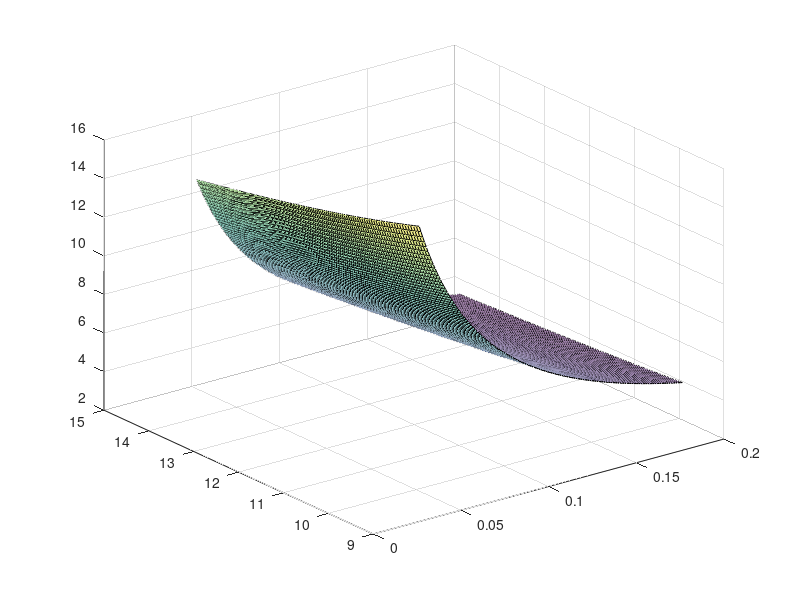

Reproduce this figure in MATLAB. (Note: this script raises an error after producing the figure.)
% ASSUME CENTRE-PERFORATED FUEL GRAIN %

n = 0.5; % regression rate exponent, empirical, Ch.6, pp. 110
PDR = 2:0.01:3.5; % port dia ratio Df/Di, Ch. 7, pp. 134
D_f = 60e-3; % final fuel grain port dia, m
D_i = D_f./PDR; % initial fuel grain port dia, m
L_f = (50:1:200)*1e-3; % fuel length, m
m_f = zeros(100,100); % total fuel mass, kg
p_f = 900; % fuel density, kg m-3
m_o = 1.5; % total oxidiser mass, kg - GUESS
a_o = 1.55E-04; %regression rate coefficient (only in terms of oxidiser mass flux), empirical, Ch.6, pp. 110

for i = 1:length(PDR)  % Loop over each initial diameter D_i(i)
    for j = 1:length(PDR) % Loop over each fuel length L_f(j)
        m_f(i, j) = 1/4 * (L_f(j) * (pi * p_f * (D_f^2 - D_i(i)^2)));
        
    end
end

%m_f = 1/4 * (L_f .* (pi * p_f * (D_f^2 - D_i.^2)));

t_b = (((D_f^(2*n+1) - D_i.^(2*n+1)) .* pi^n) ./ (a_o * (2*n + 1) * 2^(2*n + 1) * m_o .^ n)) .^ (1 / (1-n));
 

s = surf(L_f, t_b, m_o./m_f, 'FaceAlpha',0.5);

min_OF = 6.7;
max_OF = 9.1;

clim([min_OF max_OF]);
cmap = parula(256); 

cmap(1, :) = [1 0 0]; 
cmap(end, :) = [1 0 0]; 

colormap(cmap);

xlabel('Fuel Grain Length / m'); ylabel('Burn Time / s'); zlabel('O/F Ratio'); colorbar; s.EdgeColor = 'none';
